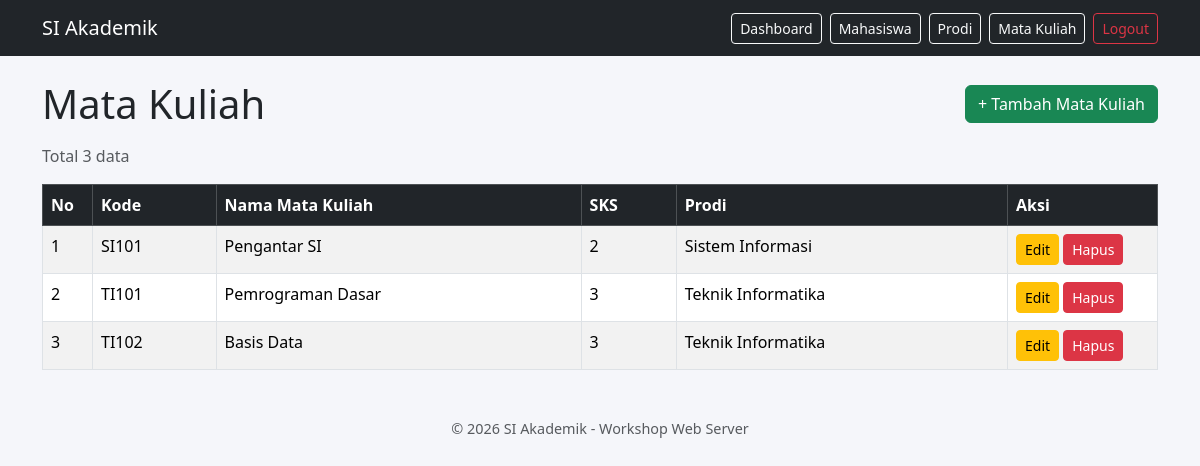
The app's page /matakuliah (signed in) with its own data.
### tables this page shows
CREATE TABLE IF NOT EXISTS matakuliah (
    id INT AUTO_INCREMENT PRIMARY KEY,
    kode VARCHAR(10) NOT NULL UNIQUE,
    nama VARCHAR(150) NOT NULL,
    sks TINYINT NOT NULL,
    prodi_id INT NOT NULL,
    created_at TIMESTAMP DEFAULT CURRENT_TIMESTAMP,
    updated_at TIMESTAMP DEFAULT CURRENT_TIMESTAMP ON UPDATE CURRENT_TIMESTAMP,
    CONSTRAINT fk_matakuliah_prodi FOREIGN KEY (prodi_id) REFERENCES prodi(id)
        ON DELETE RESTRICT ON UPDATE CASCADE
);

CREATE TABLE IF NOT EXISTS prodi (
    id INT AUTO_INCREMENT PRIMARY KEY,
    kode VARCHAR(10) NOT NULL UNIQUE,
    nama VARCHAR(100) NOT NULL,
    created_at TIMESTAMP DEFAULT CURRENT_TIMESTAMP,
    updated_at TIMESTAMP DEFAULT CURRENT_TIMESTAMP ON UPDATE CURRENT_TIMESTAMP
);

### app/Core/BaseController.php (called while the page is built, shortened)
<?php
class BaseController
{
    protected function view(string $view, array $data = []): void
    {
        require __DIR__ . '/../Views/layouts/main.php';
    }
}

### app/Controllers/MataKuliahController.php (called while the page is built, shortened)
<?php
class MataKuliahController extends BaseController
{
    private MataKuliahRepository $repo;
    public function __construct(MataKuliahRepository $repo, ProdiRepository $prodiRepo)
    {
        $this->repo = $repo;
    }
    public function index()
    {
        $this->view('matakuliah/index', [
            'title' => 'Mata Kuliah',
            'pager' => $this->repo->paginate((int) ($_GET['page'] ?? 1)),
        ]);
    }
}

### public/index.php (called while the page is built, shortened)
<?php
require __DIR__ . '/../app/Core/helpers.php';
$uri = parse_url($_SERVER['REQUEST_URI'], PHP_URL_PATH);
$uri = '/' . trim($uri, '/');
$method = $_SERVER['REQUEST_METHOD'];
$routes = require __DIR__ . '/../routes/web.php';
App\Core\Router::dispatch($routes, $method, $uri);

### app/Core/helpers.php (called while the page is built, shortened)
<?php
function url(string $path = ''): string
{
    return (defined('BASE_URL') ? BASE_URL : '') . '/' . ltrim($path, '/');
}
function e($value): string
{
    return htmlspecialchars((string) $value, ENT_QUOTES, 'UTF-8');
}

### app/Core/BaseModel.php (called while the page is built, shortened)
<?php
class BaseModel
{
    protected PDO $pdo;
    public function __construct(PDO $pdo)
    {
        $this->pdo = $pdo;
    }
    protected function paginateQuery(
        string $columns,
        string $from,
        string $where,
        array $params,
        string $orderBy,
        int $page,
        int $perPage
    ): array {
        $stmt = $this->pdo->prepare("SELECT COUNT(*) FROM {$from} {$where}");
        $stmt->execute($params);
        $total = (int) $stmt->fetchColumn();
        $pages  = max(1, (int) ceil($total / $perPage));
        $page   = min(max(1, $page), $pages);
        $offset = ($page - 1) * $perPage;
        $stmt = $this->pdo->prepare(
            "SELECT {$columns} FROM {$from} {$where} ORDER BY {$orderBy} LIMIT :limit OFFSET :offset"
        );
        $stmt->bindValue(':limit', $perPage, PDO::PARAM_INT);
        $stmt->bindValue(':offset', $offset, PDO::PARAM_INT);
        $stmt->execute();
        return [
            'data'    => $stmt->fetchAll(),
            'total'   => $total,
            'page'    => $page,
            'pages'   => $pages,
            'perPage' => $perPage,
        ];
    }
}

### app/Repositories/MataKuliahRepository.php (called while the page is built, shortened)
<?php
class MataKuliahRepository extends BaseModel
{
    public function paginate(int $page, int $perPage = 5): array
    {
        return $this->paginateQuery(self::COLUMNS, self::FROM, '', [], 'mk.kode', $page, $perPage);
    }
}

### app/Views/matakuliah/index.php (the view, shortened to what this page needs)
<?php $offset = ($pager['page'] - 1) * $pager['perPage']; ?>
<div class="d-flex justify-content-between align-items-center mb-3">
    <h1 class="mb-0">Mata Kuliah</h1>
    <a href="<?= url('/matakuliah/create') ?>" class="btn btn-success">+ Tambah Mata Kuliah</a>
</div>
<p class="text-muted">Total <?= $pager['total'] ?> data</p>
<table class="table table-bordered table-striped bg-white">
    <thead class="table-dark">
        <tr>
            <th style="width:50px">No</th><th>Kode</th><th>Nama Mata Kuliah</th>
            <th>SKS</th><th>Prodi</th><th style="width:150px">Aksi</th>
        </tr>
    </thead>
    <tbody>
        <?php foreach ($pager['data'] as $i => $mk): ?>
            <tr>
                <td><?= $offset + $i + 1 ?></td>
                <td><?= e($mk['kode']) ?></td>
                <td><?= e($mk['nama']) ?></td>
                <td><?= e($mk['sks']) ?></td>
                <td><?= e($mk['prodi_nama']) ?></td>
                <td>
                    <a href="<?= url('/matakuliah/' . $mk['id'] . '/edit') ?>" class="btn btn-warning btn-sm">Edit</a>
                    <form action="<?= url('/matakuliah/' . $mk['id'] . '/delete') ?>" method="POST" class="d-inline"
                          data-confirm="Yakin hapus mata kuliah <?= e($mk['nama']) ?>?">
                        <button type="submit" class="btn btn-danger btn-sm">Hapus</button>
                    </form>
                </td>
            </tr>
        <?php endforeach; ?>
    </tbody>
</table>

### app/Core/Router.php (shortened to what this page needs)
<?php
class Router
{
    public static function dispatch(array $routes, string $method, string $uri): void
    {
        foreach ($routes[$method] ?? [] as $pattern => $route) {
            $regex = '#^' . preg_replace('#\{(\w+)\}#', '(?P<$1>\d+)', $pattern) . '$#';
            if (!preg_match($regex, $uri, $matches)) {
                continue;
            }
            $params = array_values(array_filter($matches, 'is_string', ARRAY_FILTER_USE_KEY));
            $controllerName = $route[0];
            $action = $route[1];
            $controllerClass = "App\\Controllers\\{$controllerName}";
            $controller = Container::make($controllerClass);
            $controller->$action(...$params);
            return;
        }
    }
}

### app/Views/partials/header.php (shortened to what this page needs)
<!DOCTYPE html>
<html lang="id">
<head>
    <link href="https://cdn.jsdelivr.net/npm/bootstrap@5.3.3/dist/css/bootstrap.min.css" rel="stylesheet">
    <link href="<?= url('assets/css/style.css') ?>" rel="stylesheet">
</head>

### app/Views/partials/navbar.php
<body>
    <nav class="navbar navbar-expand-lg navbar-dark bg-dark">
        <div class="container">
            <a class="navbar-brand" href="<?= url('/') ?>">SI Akademik</a>
            <div class="d-flex align-items-center gap-2">
                <?php if (!empty($_SESSION['logged_in'])): ?>
                    <a href="<?= url('/dashboard') ?>" class="btn btn-outline-light btn-sm">Dashboard</a>
                    <a href="<?= url('/mahasiswa') ?>" class="btn btn-outline-light btn-sm">Mahasiswa</a>
                    <a href="<?= url('/prodi') ?>" class="btn btn-outline-light btn-sm">Prodi</a>
                    <a href="<?= url('/matakuliah') ?>" class="btn btn-outline-light btn-sm">Mata Kuliah</a>
                    <a href="<?= url('/logout') ?>" class="btn btn-outline-danger btn-sm">Logout</a>
                <?php else: ?>
                    <a href="<?= url('/login') ?>" class="btn btn-outline-light btn-sm">Login</a>
                <?php endif; ?>
            </div>
        </div>
    </nav>

### app/Views/layouts/main.php (shortened to what this page needs)
<?php include __DIR__ . '/../partials/header.php'; ?>
<?php include __DIR__ . '/../partials/navbar.php'; ?>
<main class="container mt-4">
    <?php require $content; ?>
</main>
<?php include __DIR__ . '/../partials/footer.php'; ?>

### app/Views/partials/footer.php (shortened to what this page needs)
<footer class="text-center mt-5 mb-3 text-muted">
    &copy; <?= date('Y') ?> SI Akademik - Workshop Web Server
</footer>
</body>
</html>

### public/assets/css/style.css (style rules this page uses)
body { background: #f5f6fa; }
footer { font-size: .9rem; }

### records on screen
matakuliah: i "1", kode "SI101", nama "Pengantar SI", sks "2", prodi.nama "Sistem Informasi"
matakuliah: i "2", kode "TI101", nama "Pemrograman Dasar", sks "3", prodi.nama "Teknik Informatika"
matakuliah: i "3", kode "TI102", nama "Basis Data", sks "3", prodi.nama "Teknik Informatika"
